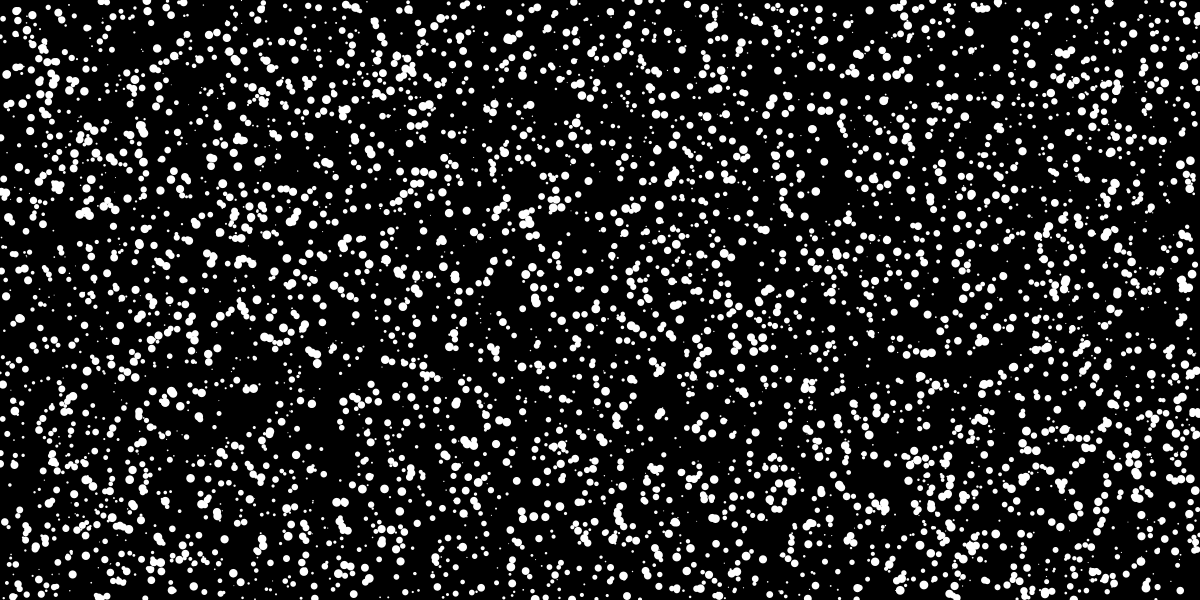
Frame 1 (no input)
Frame 60 (the mouse pressed at the canvas centre just before this capture): identical to frame 1, image omitted
Frame 120 (the mouse held since frame 60 and released just before this capture): identical to frame 1, image omitted

The Processing sketch that drew this single still picture (run headless with seeded random() and noise(); from frame 60 on, the mouse is pressed at the canvas centre):

// Processing sketch: BoucleFor_01
// ── BoucleFor_01.pde
/*
 * BOUCLE_FOR_01
 * Demonstrates iteration :
 * Repeating an operation
 *
 * MW_2016
 * https://github.com/FreeArtBureau/ITERATIONS
 * www.iterations.fabprojects.codes
 *
 *
 * end
 */

/////////////////////////// GLOBALS ////////////////////////////

/////////////////////////// SETUP ////////////////////////////

void setup() {
  size(1200, 600);
  background(0);
  smooth();
  noStroke();

  for (int i=0; i<5000; i++) {
    
    float x = random(width);
    float y = random(height);
    float dia = random(1, 9); 
    ellipse(x, y, dia, dia);
  }
}

/////////////////////////// DRAW ////////////////////////////
void draw() {
  //background(0);
}

/////////////////////////// FUNCTIONS ////////////////////////////
